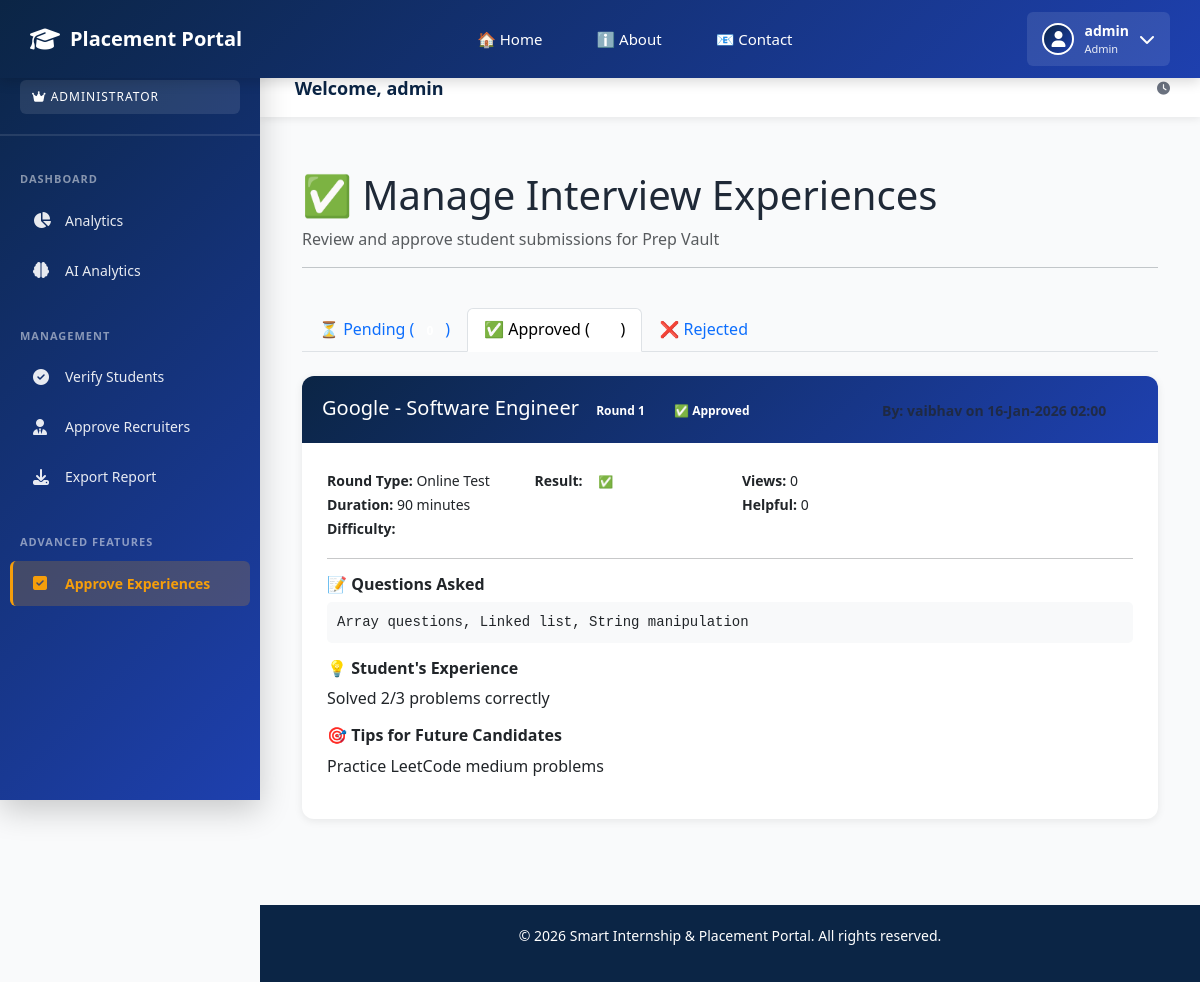
Screenshot of /jobs/tpo/interview-experiences/?status=Approved (signed in) with the database file from the repository.
### accounts/models.py (models this page shows)
class CustomUser(AbstractUser):
    STUDENT = 'STUDENT'
    RECRUITER = 'RECRUITER'
    TPO = 'TPO'
    ROLE_CHOICES = [
        (STUDENT, 'Student'),
        (RECRUITER, 'Recruiter'),
        (TPO, 'TPO'),
    ]
    role_type = models.CharField(max_length=20, choices=ROLE_CHOICES, default=STUDENT)
    @property
    def is_student(self):
        return self.role_type == self.STUDENT
    @property
    def is_recruiter(self):
        return self.role_type == self.RECRUITER
    @property
    def is_tpo(self):
        return self.role_type == self.TPO or self.is_superuser

### jobs/models.py (models this page shows, shortened)
class InterviewExperience(models.Model):
    STATUS_PENDING = 'Pending'
    STATUS_APPROVED = 'Approved'
    STATUS_REJECTED = 'Rejected'
    STATUS_CHOICES = [
        (STATUS_PENDING, 'Pending TPO Approval'),
        (STATUS_APPROVED, 'Approved - Visible to Students'),
        (STATUS_REJECTED, 'Rejected by TPO'),
    ]
    ROUND_TYPE_CHOICES = [
        ('Online Test', 'Online Test / Assessment'),
        ('Technical', 'Technical Interview'),
        ('Coding', 'Coding Round'),
        ('HR', 'HR Round'),
        ('Case Study', 'Case Study'),
        ('Group Discussion', 'Group Discussion'),
        ('Aptitude', 'Aptitude Test'),
    ]
    DIFFICULTY_CHOICES = [
        ('Easy', 'Easy'),
        ('Medium', 'Medium'),
        ('Hard', 'Hard'),
    ]
    company = models.CharField(max_length=200)
    job_title = models.CharField(max_length=200)
    student = models.ForeignKey(
        settings.AUTH_USER_MODEL,
        on_delete=models.CASCADE,
        related_name='interview_experiences',
        limit_choices_to={'role_type': 'STUDENT'}
    )
    round_number = models.IntegerField()
    round_type = models.CharField(max_length=100, choices=ROUND_TYPE_CHOICES)
    duration_minutes = models.IntegerField(help_text="How long was the round?")
    difficulty = models.CharField(
        max_length=20,
        choices=DIFFICULTY_CHOICES,
        default='Medium'
    )
    questions_asked = models.TextField(
        help_text="List each question on a new line"
    )
    your_experience = models.TextField(
        help_text="What did you discuss? What did you solve? Any challenges?"
    )
    tips_for_others = models.TextField(
        help_text="Advice for future candidates: what to study, what to prepare"
    )
    selected_after = models.BooleanField(
        help_text="Were you selected/moved to next round after this?"
    )
    status = models.CharField(
        max_length=20,
        choices=STATUS_CHOICES,
        default=STATUS_PENDING
    )
    approved_by = models.ForeignKey(
        settings.AUTH_USER_MODEL,
        on_delete=models.SET_NULL,
        null=True,
        blank=True,
        related_name='approved_experiences',
        limit_choices_to={'role_type': 'TPO'}
    )
    created_at = models.DateTimeField(auto_now_add=True)
    views_count = models.IntegerField(default=0, help_text="How many students viewed this")
    helpful_count = models.IntegerField(default=0, help_text="How many marked as helpful")
    class Meta:
        ordering = ['-created_at']
        verbose_name_plural = "Interview Experiences"

### jobs/views.py (the view)
# urls.py: path('tpo/interview-experiences/', views.tpo_interview_experiences, name='tpo_interview_experiences'),
@tpo_only
def tpo_interview_experiences(request):
    from .models import InterviewExperience
    status_filter = request.GET.get('status', 'Pending')
    experiences = InterviewExperience.objects.all()
    if status_filter:
        experiences = experiences.filter(status=status_filter)
    context = {
        'experiences': experiences.order_by('-created_at'),
        'pending_count': InterviewExperience.objects.filter(
            status=InterviewExperience.STATUS_PENDING
        ).count(),
        'approved_count': InterviewExperience.objects.filter(
            status=InterviewExperience.STATUS_APPROVED
        ).count(),
        'current_status': status_filter,
    }
    return render(request, 'jobs/tpo_interview_experiences.html', context)

### templates/jobs/tpo_interview_experiences.html (shortened to what this page needs)
{% extends 'base.html' %}
{% block content %}
<div class="container mt-4">
    <div class="row mb-4">
        <div class="col-md-12">
            <h1>✅ Manage Interview Experiences</h1>
            <p class="text-muted">Review and approve student submissions for Prep Vault</p>
            <hr>
        </div>
    </div>
    <div class="row mb-4">
        <div class="col-md-12">
            <ul class="nav nav-tabs">
                <li class="nav-item">
                    <a class="nav-link {% if not current_status or current_status == 'Pending' %}active{% endif %}"
                       href="?status=Pending">
                        ⏳ Pending (<span class="badge badge-danger">{{ pending_count }}</span>)
                    </a>
                </li>
                <li class="nav-item">
                    <a class="nav-link {% if current_status == 'Approved' %}active{% endif %}"
                       href="?status=Approved">
                        ✅ Approved (<span class="badge badge-success">{{ approved_count }}</span>)
                    </a>
                </li>
                <li class="nav-item">
                    <a class="nav-link" href="?status=Rejected">
                        ❌ Rejected
                    </a>
                </li>
            </ul>
        </div>
    </div>
    <div class="row">
        <div class="col-md-12">
            {% if experiences %}
                {% for exp in experiences %}
                    <div class="card mb-3">
                        <div class="card-header">
                            <div class="row align-items-center">
                                <div class="col-md-8">
                                    <h5 class="mb-0">
                                        {{ exp.company }} - {{ exp.job_title }}
                                        <span class="badge badge-info">Round {{ exp.round_number }}</span>
                                        {% if exp.status == 'Pending' %}
                                            <span class="badge badge-warning">⏳ Pending</span>
                                        {% elif exp.status == 'Approved' %}
                                            <span class="badge badge-success">✅ Approved</span>
                                        {% else %}
                                            <span class="badge badge-danger">❌ Rejected</span>
                                        {% endif %}
                                    </h5>
                                </div>
                                <div class="col-md-4 text-right">
                                    <small class="text-muted">
                                        By: <strong>{{ exp.student.username }}</strong> on {{ exp.created_at|date:"d-M-Y H:i" }}
                                    </small>
                                </div>
                            </div>
                        </div>
                        <div class="card-body">
                            <div class="row mb-3">
                                <div class="col-md-3">
                                    <small>
                                        <strong>Round Type:</strong> {{ exp.round_type }}<br>
                                        <strong>Duration:</strong> {{ exp.duration_minutes }} minutes<br>
                                        <strong>Difficulty:</strong>
                                        {% if exp.difficulty == "Easy" %}
                                            <span class="badge badge-success">Easy</span>
                                        {% elif exp.difficulty == "Medium" %}
                                            <span class="badge badge-warning">Medium</span>
                                        {% else %}
                                            <span class="badge badge-danger">Hard</span>
                                        {% endif %}
                                    </small>
                                </div>
                                <div class="col-md-3">
                                    <small>
                                        <strong>Result:</strong>
                                        {% if exp.selected_after %}
                                            <span class="badge badge-success">✅ Selected</span>
                                        {% else %}
                                            <span class="badge badge-danger">❌ Not Selected</span>
                                        {% endif %}
                                    </small>
                                </div>
                                <div class="col-md-3">
                                    <small>
                                        <strong>Views:</strong> {{ exp.views_count }}<br>
                                        <strong>Helpful:</strong> {{ exp.helpful_count }}
                                    </small>
                                </div>
                                <div class="col-md-3">
                                </div>
                            </div>
                            <hr>
                            <div class="mb-3">
                                <h6>📝 <strong>Questions Asked</strong></h6>
                                <div style="background: #f8f9fa; padding: 10px; border-radius: 5px;">
                                    <pre style="margin: 0; white-space: pre-wrap; word-wrap: break-word;">{{ exp.questions_asked }}</pre>
                                </div>
                            </div>
                            <div class="mb-3">
                                <h6>💡 <strong>Student's Experience</strong></h6>
                                <p>{{ exp.your_experience|truncatewords:100 }}</p>
                            </div>
                            <div class="mb-3">
                                <h6>🎯 <strong>Tips for Future Candidates</strong></h6>
                                <p>{{ exp.tips_for_others|truncatewords:100 }}</p>
                            </div>
                        </div>
                    </div>
                {% endfor %}
            {% endif %}
        </div>
    </div>
</div>
{% endblock %}

### templates/base.html (shortened to what this page needs)
<!doctype html>
<html lang="en">
<head>
    <link href="https://cdn.jsdelivr.net/npm/bootstrap@5.3.0/dist/css/bootstrap.min.css" rel="stylesheet">
    <link href="https://cdnjs.cloudflare.com/ajax/libs/font-awesome/6.4.0/css/all.min.css" rel="stylesheet">
</head>
<body>
    <nav class="navbar-top">
        <div class="navbar-top-content">
            <a href="/" class="navbar-brand">
                <i class="fas fa-graduation-cap"></i>
                <span>Placement Portal</span>
            </a>
            <ul class="navbar-menu">
                <li><a href="/">🏠 Home</a></li>
                <li><a href="#about">ℹ️ About</a></li>
                <li><a href="#contact">📧 Contact</a></li>
            </ul>
            <div class="navbar-actions">
                {% if user.is_authenticated %}
                    <div class="navbar-user-info" onclick="toggleUserDropdown(event)">
                        {% if user.profile_photo %}
                            <img src="{{ user.profile_photo.url }}" alt="Profile" class="navbar-profile-photo">
                        {% elif user.studentprofile.profile_photo %}
                            <img src="{{ user.studentprofile.profile_photo.url }}" alt="Profile" class="navbar-profile-photo">
                        {% else %}
                            <div class="navbar-profile-photo" style="background: linear-gradient(135deg, var(--primary), var(--secondary)); display: flex; align-items: center; justify-content: center; color: white;">
                                <i class="fas fa-user" style="font-size: 16px;"></i>
                            </div>
                        {% endif %}
                        <div class="navbar-user-text">
                            <span class="navbar-user-name">{{ user.first_name|default:user.username }}</span>
                            <span class="navbar-user-role">
                                {% if user.is_student %}
                                    Student
                                {% elif user.is_recruiter %}
                                    Recruiter
                                {% elif user.is_tpo %}
                                    Admin
                                {% endif %}
                            </span>
                        </div>
                        <i class="fas fa-chevron-down"></i>
                    </div>
                {% endif %}
            </div>
        </div>
    </nav>
    <div class="d-flex">
        <nav class="sidebar">
            <div class="sidebar-header">
                <a href="/" class="sidebar-brand">
                    <i class="fas fa-graduation-cap"></i>
                    <span>Placement Portal</span>
                </a>
                {% if user.is_authenticated %}
                    <div class="user-badge" style="display: block; margin-top: 10px;">
                        {% if user.is_student %}
                            <i class="fas fa-user-graduate"></i> Student
                        {% elif user.is_recruiter %}
                            <i class="fas fa-building"></i> Recruiter
                        {% elif user.is_tpo %}
                            <i class="fas fa-crown"></i> Administrator
                        {% endif %}
                    </div>
                {% endif %}
            </div>
            {% if user.is_authenticated %}
                {% if user.is_tpo %}
                    <div class="nav-section">
                        <div class="nav-section-title">Dashboard</div>
                        <a href="{% url 'tpo_dashboard' %}">
                            <i class="fas fa-chart-pie"></i>
                            <span>Analytics</span>
                        </a>
                        <a href="{% url 'ai_analytics:tpo_ai_dashboard' %}">
                            <i class="fas fa-brain"></i>
                            <span>AI Analytics</span>
                        </a>
                    </div>
                    <div class="nav-section">
                        <div class="nav-section-title">Management</div>
                        <a href="{% url 'tpo_student_list' %}">
                            <i class="fas fa-check-circle"></i>
                            <span>Verify Students</span>
                        </a>
                        <a href="{% url 'tpo_recruiter_list' %}">
                            <i class="fas fa-user-tie"></i>
                            <span>Approve Recruiters</span>
                        </a>
                        <a href="{% url 'tpo_export_placed' %}">
                            <i class="fas fa-download"></i>
                            <span>Export Report</span>
                        </a>
                    </div>
                    <div class="nav-section">
                        <div class="nav-section-title">Advanced Features</div>
                        <a href="{% url 'tpo_interview_experiences' %}">
                            <i class="fas fa-check-square"></i>
                            <span>Approve Experiences</span>
                        </a>
                    </div>
                {% endif %}
            {% endif %}
        </nav>
        <div class="main-container flex-grow-1">
            {% if user.is_authenticated %}
                <div class="top-nav">
                    <div class="nav-left">
                        <div class="nav-welcome">
                            Welcome, <strong>{{ user.first_name|default:user.username }}</strong>
                        </div>
                    </div>
                    <div class="nav-actions">
                        <span style="font-size: 13px; color: #6b7280;">
                            <i class="fas fa-clock"></i> {{ now|date:"H:i" }}
                        </span>
                    </div>
                </div>
            {% endif %}
            <div class="content-area animate-in">
                {% block content %}{% endblock %}
            </div>
            <div class="footer">
                <p>&copy; 2026 Smart Internship & Placement Portal. All rights reserved.</p>
            </div>
        </div>
    </div>
</body>
</html>
</html>

### rows the page displays
CustomUser: first_name "admin"
InterviewExperience: company "Google", job_title "Software Engineer", round_number "1", status "✅ Approved", created_at "16-Jan-2026 02:00", round_type "Online Test", duration_minutes "90", selected_after "✅ Selected", views_count "0", helpful_count "0", questions_asked "Array questions, Linked list, String manipulation", your_experience "Solved 2/3 problems correctly", tips_for_others "Practice LeetCode medium problems"
